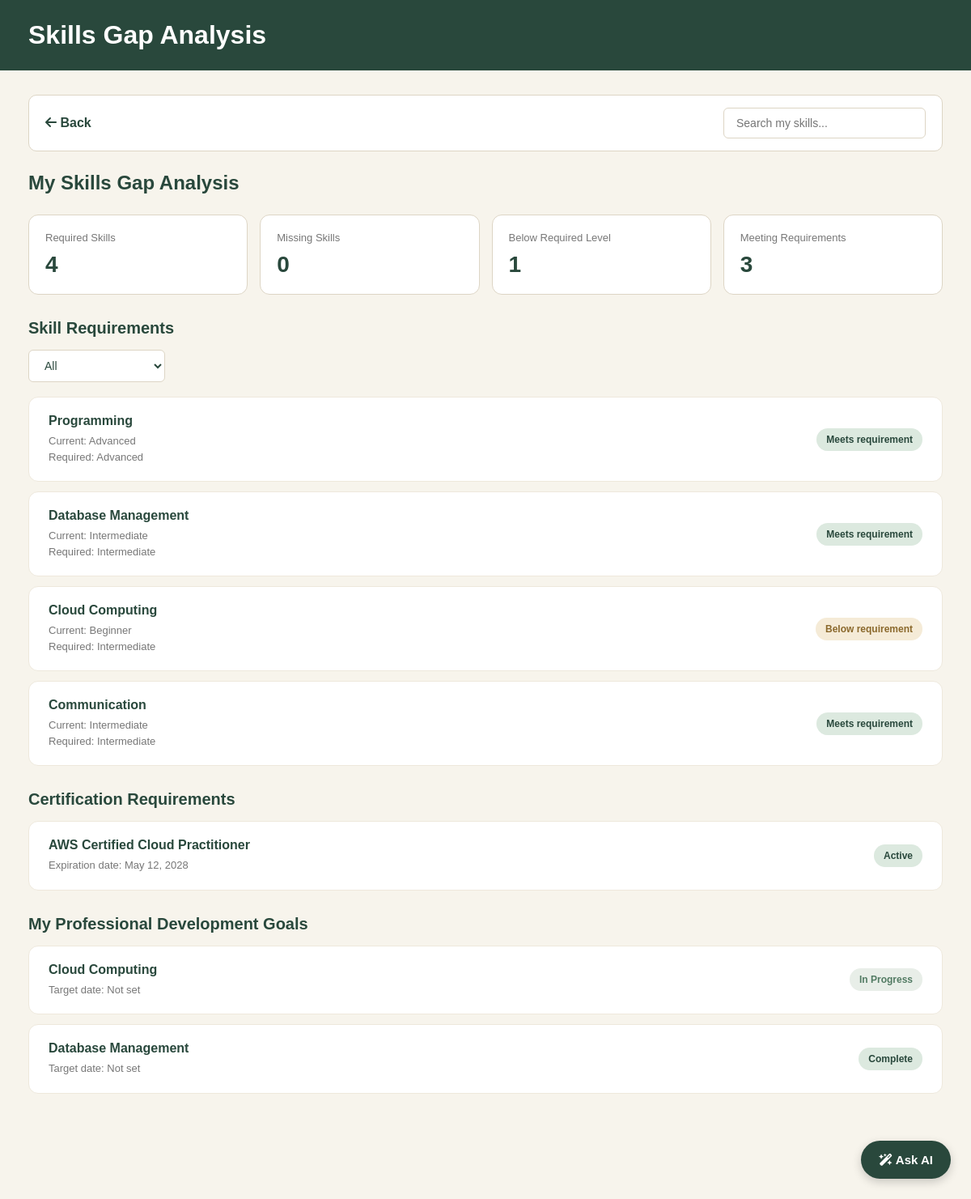
The app's page /employee/skills-gap/ (signed in) with its own data.
### core/models.py (models this page shows, shortened)
class Skill(models.Model):
    name = models.CharField(max_length=100)
    category = models.CharField(max_length=100, blank=True)
    description = models.TextField(blank=True)
    is_active = models.BooleanField(default=True)

class Certification(models.Model):
    name = models.CharField(max_length=150)
    issuer = models.CharField(max_length=150, blank=True)

class EmployeeCertification(models.Model):
    employee = models.ForeignKey(Employee, on_delete=models.CASCADE, related_name="certifications")
    certification = models.ForeignKey(Certification, on_delete=models.CASCADE, related_name="employee_certifications")
    date_earned = models.DateField()
    expiration_date = models.DateField(null=True, blank=True)
    EXPIRING_SOON_DAYS = 90
    @property
    def status(self):
        if self.expiration_date is None:
            return "Active"
        today = date.today()
        if self.expiration_date < today:
            return "Expired"
        if self.expiration_date <= today + timedelta(days=self.EXPIRING_SOON_DAYS):
            return "Expiring soon"
        return "Active"
    class Meta:
        unique_together = ("employee", "certification")

class DevelopmentGoal(models.Model):
    STATUS_CHOICES = [
        ("not_started", "Not Started"),
        ("in_progress", "In Progress"),
        ("complete", "Complete"),
    ]
    employee = models.ForeignKey(
        Employee,
        on_delete=models.CASCADE,
        related_name="development_goals"
    )
    skill = models.ForeignKey(
        Skill,
        on_delete=models.CASCADE,
        related_name="development_goals"
    )
    target_date = models.DateField(null=True, blank=True)
    status = models.CharField(
        max_length=20,
        choices=STATUS_CHOICES,
        default="not_started"
    )

### core/views.py (the view)
# urls.py: path('employee/skills-gap/', views.employee_skills_gap, name='employee_skills_gap'),
@login_required
def employee_skills_gap(request):
    if request.user.employee_profile.role != 'employee':
        return redirect_by_role(request.user)
    employee = request.user.employee_profile
    skill_gaps = []
    certification_gaps = []
    employee_skills = {
        item.skill_id: item
        for item in employee.employee_skills.select_related(
            'skill'
        ).all()
    }
    if employee.job_role:
        required_skills = JobRoleSkill.objects.filter(
            job_role=employee.job_role,
            is_required=True
        ).select_related('skill')
        for requirement in required_skills:
            current_skill = employee_skills.get(
                requirement.skill_id
            )
            if current_skill is None:
                status = 'Missing'
                current_level = None
            elif current_skill.proficiency < requirement.required_level:
                status = 'Below requirement'
                current_level = current_skill.get_proficiency_display()
            else:
                status = 'Meets requirement'
                current_level = current_skill.get_proficiency_display()
            skill_gaps.append({
                'skill': requirement.skill,
                'current_level': current_level,
                'required_level': requirement.get_required_level_display(),
                'status': status,
            })
        employee_certifications = {
            item.certification_id: item
            for item in employee.certifications.select_related(
                'certification'
            ).all()
        }
        required_certifications = JobRoleCertification.objects.filter(
            job_role=employee.job_role,
            is_required=True
        ).select_related('certification')
        for requirement in required_certifications:
            current_certification = employee_certifications.get(
                requirement.certification_id
            )
            if current_certification is None:
                status = 'Missing'
            else:
                status = current_certification.status
            certification_gaps.append({
                'certification': requirement.certification,
                'status': status,
                'expiration_date': (
                    current_certification.expiration_date
                    if current_certification else None
                ),
            })
    development_goals = employee.development_goals.select_related(
        'skill'
    ).all().order_by('target_date')
    context = {
        'employee': employee,
        'skill_gaps': skill_gaps,
        'certification_gaps': certification_gaps,
        'development_goals': development_goals,
        'total_skills': len(skill_gaps),
        'missing_skills': sum(
            item['status'] == 'Missing'
            for item in skill_gaps
        ),
        'below_requirement': sum(
            item['status'] == 'Below requirement'
            for item in skill_gaps
        ),
        'meeting_requirements': sum(
            item['status'] == 'Meets requirement'
            for item in skill_gaps
        ),
        'missing_certifications': sum(
            item['status'] == 'Missing'
            for item in certification_gaps
        ),
        'expiring_certifications': sum(
            item['status'] == 'Expiring soon'
            for item in certification_gaps
        ),
        'expired_certifications': sum(
            item['status'] == 'Expired'
            for item in certification_gaps
        ),
    }
    return render(
        request,
        'core/employee_skills_gap.html',
        context
    )

### core/templates/core/employee_skills_gap.html (shortened to what this page needs)
<!DOCTYPE html>
<html lang="en">
<head>
    <link rel="stylesheet"
          href="https://cdnjs.cloudflare.com/ajax/libs/font-awesome/6.5.2/css/all.min.css">
</head>
<body>
<header>
    <h1>Skills Gap Analysis</h1>
</header>
<main>
    <section class="navigation">
        <a href="{% url 'employee_dashboard' %}" class="back-button">
            <i class="fa-solid fa-arrow-left"></i> Back
        </a>
        <input
                type="text"
                id="skillSearch"
                class="search-box"
                placeholder="Search my skills..."
            >
    </section>
    <section class="page-intro">
        <h2>My Skills Gap Analysis</h2>
    </section>
    <section class="summary-grid">
        <div class="summary-card">
            <p>Required Skills</p>
            <h2>{{ total_skills }}</h2>
        </div>
        <div class="summary-card">
            <p>Missing Skills</p>
            <h2>{{ missing_skills }}</h2>
        </div>
        <div class="summary-card">
            <p>Below Required Level</p>
            <h2>{{ below_requirement }}</h2>
        </div>
        <div class="summary-card">
            <p>Meeting Requirements</p>
            <h2>{{ meeting_requirements }}</h2>
        </div>
    </section>
    <section class="content-section">
        <div class="section-heading">
            <h2>Skill Requirements</h2>
        </div>
        <div class="filter-section">
            <select id="skillFilter">
                <option value="all">All</option>
            </select>
        </div>
        <div class="item-list" id="skillList">
            {% for item in skill_gaps %}
                <div class="item-card skill-card"
                     data-name="{{ item.skill.name|lower }}"
                     data-status="{{ item.status|lower }}">
                    <div class="item-info">
                        <h3>{{ item.skill.name }}</h3>
                        <p>
                            Current:
                            {{ item.current_level|default:"Not recorded" }}
                            <br>
                            Required: {{ item.required_level }}
                        </p>
                    </div>
                    <span class="status
                        {% if item.status == 'Missing' %}
                            missing
                        {% elif item.status == 'Below requirement' %}
                            below
                        {% else %}
                            meets
                        {% endif %}">
                        {{ item.status }}
                    </span>
                </div>
            {% empty %}
                <div class="empty-message">
                    No required skills were found for your job role.
                </div>
            {% endfor %}
        </div>
    </section>
    <section class="content-section">
        <div class="section-heading">
            <h2>Certification Requirements</h2>
        </div>
        <div class="item-list">
            {% for item in certification_gaps %}
                <div class="item-card">
                    <div class="item-info">
                        <h3>{{ item.certification.name }}</h3>
                        <p>
                            {% if item.expiration_date %}
                                Expiration date:
                                {{ item.expiration_date|date:"M d, Y" }}
                            {% else %}
                                No expiration date recorded
                            {% endif %}
                        </p>
                    </div>
                    <span class="status
                        {% if item.status == 'Missing' %}
                            missing
                        {% elif item.status == 'Expired' %}
                            expired
                        {% elif item.status == 'Expiring soon' %}
                            expiring
                        {% else %}
                            active
                        {% endif %}">
                        {{ item.status }}
                    </span>
                </div>
            {% empty %}
                <div class="empty-message">
                    No certification requirements were found for your job role.
                </div>
            {% endfor %}
        </div>
    </section>
    <section class="content-section">
        <div class="section-heading">
            <h2>My Professional Development Goals</h2>
        </div>
        <div class="item-list">
            {% for goal in development_goals %}
                <div class="item-card">
                    <div class="item-info">
                        <h3>{{ goal.skill.name }}</h3>
                        <p>
                            Target date:
                            {% if goal.target_date %}
                                {{ goal.target_date|date:"M d, Y" }}
                            {% else %}
                                Not set
                            {% endif %}
                        </p>
                    </div>
                    <span class="status
                        {% if goal.status == 'complete' %}
                            complete
                        {% elif goal.status == 'in_progress' %}
                            in-progress
                        {% else %}
                            not-started
                        {% endif %}">
                        {{ goal.get_status_display }}
                    </span>
                </div>
            {% empty %}
                <div class="empty-message">
                    You have not created any professional development goals yet.
                </div>
            {% endfor %}
        </div>
    </section>
</main>
<button class="ask-ai-button" onclick="toggleAI()">
    <i class="fa-solid fa-wand-magic-sparkles"></i>
    Ask AI
</button>
</body>
</html>

### core/templates/core/employee_skills_gap.html (style rules this page uses)
* { box-sizing: border-box; }
body { margin: 0; font-family: Arial, sans-serif; background: #F7F4EC; color: #29483C; }
header { background: #29483C; color: white; padding: 25px 35px; }
header h1 { margin: 0; }
main { padding: 30px 35px 100px; }
.navigation { display: flex; justify-content: space-between; align-items: center; gap: 20px; background: white; padding: 15px 20px; border: 1px solid #DDD5C5; border-radius: 10px; margin-bottom: 25px; }
.back-button { color: #29483C; text-decoration: none; font-weight: bold; }
.page-intro { margin-bottom: 25px; }
.page-intro h2 { margin-bottom: 8px; }
.summary-grid { display: grid; grid-template-columns: repeat(4, 1fr); gap: 15px; margin-bottom: 30px; }
.summary-card { background: white; padding: 20px; border-radius: 12px; border: 1px solid #DDD5C5; }
.summary-card p { color: #777; font-size: 13px; margin: 0 0 10px; }
.summary-card h2 { margin: 0; font-size: 28px; }
.content-section { margin-bottom: 30px; }
.section-heading { display: flex; align-items: center; gap: 10px; margin-bottom: 15px; }
.section-heading h2 { margin: 0; font-size: 20px; }
.filter-section { display: flex; align-items: center; gap: 12px; margin-bottom: 18px; flex-wrap: wrap; }
.search-box, .filter-section select { padding: 10px 15px; border: 1px solid #DDD5C5; border-radius: 6px; background: white; color: #29483C; font-size: 14px; }
.search-box { width: 250px; }
.item-list { display: flex; flex-direction: column; gap: 12px; }
.item-card { display: flex; justify-content: space-between; align-items: center; gap: 15px; background: white; padding: 20px 24px; border-radius: 12px; border: 1px solid #EEE8DC; }
.item-info h3 { margin: 0; font-size: 16px; }
.item-info p { color: #777; font-size: 13px; margin: 6px 0 0; line-height: 1.5; }
.status { display: inline-block; padding: 7px 12px; border-radius: 20px; font-size: 12px; font-weight: bold; white-space: nowrap; }
.below { background: #F5EBD7; color: #8A682B; }
.meets { background: #DCE9DF; color: #29483C; }
.active { background: #DCE9DF; color: #29483C; }
.in-progress { background: #E8EEE8; color: #527B63; }
.complete { background: #DCE9DF; color: #29483C; }
.ask-ai-button { position: fixed; bottom: 25px; right: 25px; background: #29483C; color: white; border: none; border-radius: 30px; padding: 15px 22px; font-size: 15px; font-weight: bold; cursor: pointer; box-shadow: 0 4px 12px #00000030; z-index: 10; }

### records on screen
Skill: skill.name "Programming", current_level "Advanced", required_level "Advanced", status "Meets requirement"
Skill: skill.name "Database Management", current_level "Intermediate", required_level "Intermediate", status "Meets requirement"
Skill: skill.name "Cloud Computing", current_level "Beginner", required_level "Intermediate", status "Below requirement"
Skill: skill.name "Communication", current_level "Intermediate", required_level "Intermediate", status "Meets requirement"
Certification: certification.name "AWS Certified Cloud Practitioner", expiration_date "May 12, 2028", status "Active"
DevelopmentGoal: skill.name "Cloud Computing", shows "Not set", status "In Progress"
DevelopmentGoal: skill.name "Database Management", shows "Not set", status "Complete"

### other values on screen
{{ total_skills }} "4"
{{ missing_skills }} "0"
{{ below_requirement }} "1"
{{ meeting_requirements }} "3"
